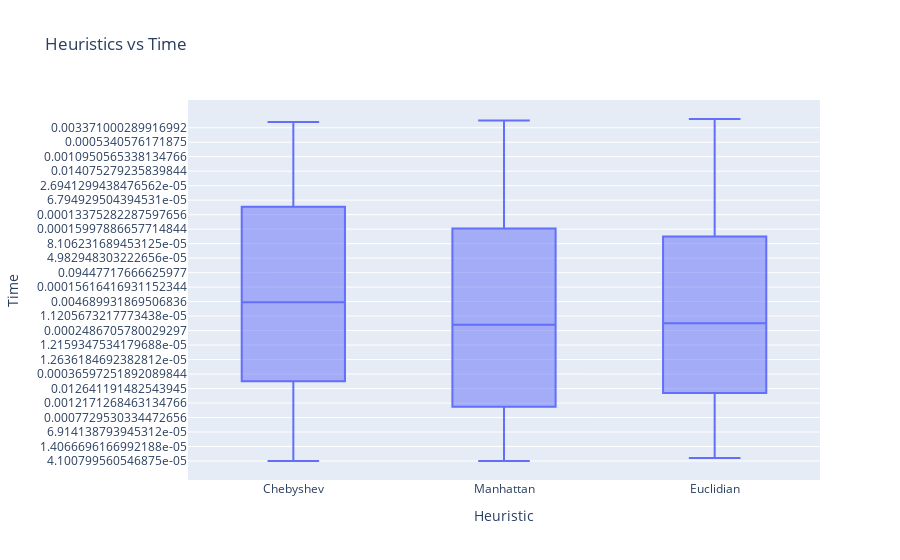

Source (notebook cell):
### Code cell
# plot the box plots
fig = px.box(times_df, x="Heuristic", y="Time", title="Heuristics vs Time")
fig.show()
plotly.io.write_image(fig, file="./graphs/question_5.jpg", scale=5)

### Figure 1 — Plotly figure (JSON) as saved in the notebook; plotly's stock layout.template omitted (floating-point values rounded to 4 significant figures; data arrays with more than 128 entries replaced by an {"elided": "..."} marker saying what was removed)
{"data": [{"alignmentgroup": "True", "hovertemplate": "Heuristic=%{x}<br>Time=%{y}<extra></extra>", "legendgroup": "", "marker": {"color": "#636efa"}, "name": "", "notched": false, "offsetgroup": "", "orientation": "v", "showlegend": false, "type": "box", "x": {"elided": "300 str values"}, "x0": " ", "xaxis": "x", "y": {"elided": "300 str values"}, "y0": " ", "yaxis": "y"}], "layout": {"boxmode": "group", "legend": {"tracegroupgap": 0}, "title": {"text": "Heuristics vs Time"}, "xaxis": {"anchor": "y", "domain": [0, 1], "title": {"text": "Heuristic"}}, "yaxis": {"anchor": "x", "domain": [0, 1], "title": {"text": "Time"}}}}
